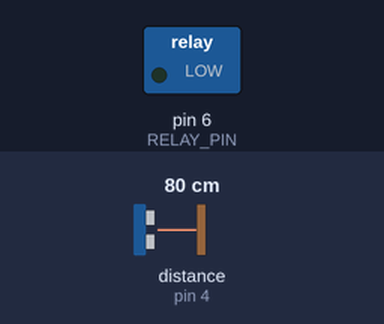
A sketch run on a simulated Arduino Uno, built with avr-gcc and run on an emulated ATmega328P. Shown: switched loads named in the sketch (green lamp = pin HIGH). Wiring (inferred from the names in the program): ultrasonic range finder: trigger pin 5; echo pin 4. The inputs (shaded band) are chosen by the test bench; at power-on: distance to the obstacle (sensor on pin 4) 80 cm. The echo pulse lasts 58.3 µs per cm; pins used as bus, display or sensor lines are not drawn.

Above: at 0.1 s.
At 2.1 s:
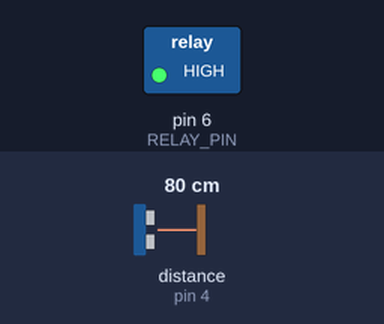
Timing chart, 0 to 3.6 s (numbered marks = the images above):
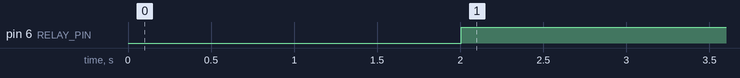

Measured:
- by itself, pin 6 (RELAY_PIN): LOW → HIGH at 2.0 s

The sketch:

juice_dispenser.ino
```cpp
/*
 * Project: Automatic Contactless Juice Dispenser
 * MCU: Arduino Uno (ATmega328P)
 * Author: Afnan Aref (Saba University - Mechatronics Engineering)
 */

#define TRIGGER_PIN 5
#define ECHO_PIN    4
#define RELAY_PIN   6

float duration = 0;
float distance = 0;

void measure_distance() {
  digitalWrite(TRIGGER_PIN, LOW);
  delayMicroseconds(2);
  digitalWrite(TRIGGER_PIN, HIGH);
  delayMicroseconds(10);
  digitalWrite(TRIGGER_PIN, LOW);
  delayMicroseconds(2);

  duration = pulseIn(ECHO_PIN, HIGH);
  distance = (duration * 200.0) / 20000.0;
}

void setup() {
  Serial.begin(9600);
  pinMode(TRIGGER_PIN, OUTPUT);
  pinMode(ECHO_PIN, INPUT);
  pinMode(RELAY_PIN, OUTPUT);
  delay(2000);
}

void loop() {
  measure_distance();

  // Activate relay (active-LOW) when cup is detected within 5 cm
  if (distance < 5) {
    digitalWrite(RELAY_PIN, LOW);
  } else {
    digitalWrite(RELAY_PIN, HIGH);
  }

  delay(500);
}
```
